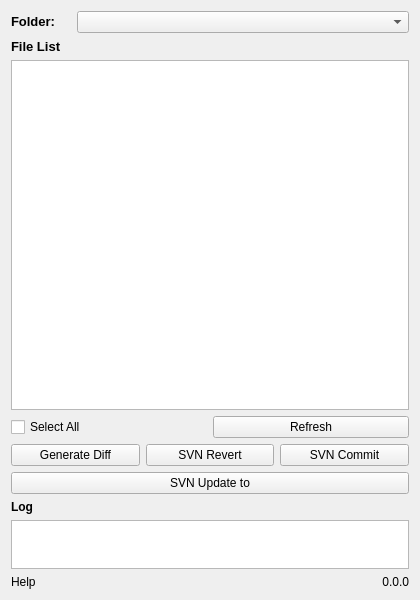
<?xml version="1.0" encoding="UTF-8"?>
<ui version="4.0">
 <class>MainWindow</class>
 <widget class="QMainWindow" name="MainWindow">
  <property name="windowModality">
   <enum>Qt::NonModal</enum>
  </property>
  <property name="geometry">
   <rect>
    <x>0</x>
    <y>0</y>
    <width>420</width>
    <height>600</height>
   </rect>
  </property>
  <property name="contextMenuPolicy">
   <enum>Qt::NoContextMenu</enum>
  </property>
  <property name="windowTitle">
   <string notr="true">Diff_GUI</string>
  </property>
  <property name="windowIcon">
   <iconset resource="res.qrc">
    <normaloff>:/icon/options.ico</normaloff>:/icon/options.ico</iconset>
  </property>
  <property name="windowOpacity">
   <double>1.000000000000000</double>
  </property>
  <property name="autoFillBackground">
   <bool>true</bool>
  </property>
  <property name="dockNestingEnabled">
   <bool>false</bool>
  </property>
  <widget class="QWidget" name="centralWidget">
   <layout class="QGridLayout">
    <property name="sizeConstraint">
     <enum>QLayout::SetDefaultConstraint</enum>
    </property>
    <item row="17" column="0">
     <layout class="QHBoxLayout" name="horizontalLayout_4">
      <item>
       <widget class="QLabel" name="label_help">
        <property name="text">
         <string notr="true">Help</string>
        </property>
        <property name="textFormat">
         <enum>Qt::AutoText</enum>
        </property>
       </widget>
      </item>
      <item>
       <widget class="QLabel" name="label_version">
        <property name="layoutDirection">
         <enum>Qt::LeftToRight</enum>
        </property>
        <property name="text">
         <string>0.0.0</string>
        </property>
        <property name="alignment">
         <set>Qt::AlignRight|Qt::AlignTrailing|Qt::AlignVCenter</set>
        </property>
        <property name="textInteractionFlags">
         <set>Qt::LinksAccessibleByMouse|Qt::TextSelectableByMouse</set>
        </property>
       </widget>
      </item>
     </layout>
    </item>
    <item row="12" column="0">
     <layout class="QHBoxLayout" name="horizontalLayout_3">
      <item>
       <widget class="QPushButton" name="pushButton_svn_up">
        <property name="text">
         <string>SVN Update to</string>
        </property>
       </widget>
      </item>
     </layout>
    </item>
    <item row="3" column="0">
     <widget class="QLabel" name="label_2">
      <property name="text">
       <string>&lt;html&gt;&lt;head/&gt;&lt;body&gt;&lt;p&gt;&lt;span style=&quot; font-size:10pt; font-weight:600;&quot;&gt;File List&lt;/span&gt;&lt;/p&gt;&lt;/body&gt;&lt;/html&gt;</string>
      </property>
     </widget>
    </item>
    <item row="4" column="0">
     <widget class="QListWidget" name="Filelistwidget">
      <property name="sizePolicy">
       <sizepolicy hsizetype="Preferred" vsizetype="Preferred">
        <horstretch>0</horstretch>
        <verstretch>255</verstretch>
       </sizepolicy>
      </property>
      <property name="minimumSize">
       <size>
        <width>0</width>
        <height>350</height>
       </size>
      </property>
      <property name="resizeMode">
       <enum>QListView::Fixed</enum>
      </property>
     </widget>
    </item>
    <item row="0" column="0">
     <layout class="QHBoxLayout" name="horizontalLayout_2">
      <item>
       <widget class="QLabel" name="label_4">
        <property name="maximumSize">
         <size>
          <width>60</width>
          <height>16777215</height>
         </size>
        </property>
        <property name="text">
         <string>&lt;html&gt;&lt;head/&gt;&lt;body&gt;&lt;p&gt;&lt;span style=&quot; font-size:10pt; font-weight:600;&quot;&gt;Folder:&lt;/span&gt;&lt;/p&gt;&lt;/body&gt;&lt;/html&gt;</string>
        </property>
       </widget>
      </item>
      <item>
       <widget class="QComboBox" name="comboBox"/>
      </item>
     </layout>
    </item>
    <item row="5" column="0">
     <layout class="QHBoxLayout" name="horizontalLayout_5">
      <item>
       <widget class="QCheckBox" name="checkBox">
        <property name="text">
         <string>Select All</string>
        </property>
        <property name="tristate">
         <bool>false</bool>
        </property>
       </widget>
      </item>
      <item>
       <widget class="QPushButton" name="pushButton_refresh">
        <property name="maximumSize">
         <size>
          <width>16777215</width>
          <height>16777215</height>
         </size>
        </property>
        <property name="text">
         <string>Refresh</string>
        </property>
       </widget>
      </item>
     </layout>
    </item>
    <item row="14" column="0">
     <widget class="QLabel" name="label_3">
      <property name="text">
       <string>&lt;html&gt;&lt;head/&gt;&lt;body&gt;&lt;p&gt;&lt;span style=&quot; font-weight:600;&quot;&gt;Log&lt;/span&gt;&lt;/p&gt;&lt;/body&gt;&lt;/html&gt;</string>
      </property>
     </widget>
    </item>
    <item row="11" column="0">
     <layout class="QHBoxLayout" name="horizontalLayout">
      <item>
       <widget class="QPushButton" name="pushButton_gen_diff">
        <property name="text">
         <string>Generate Diff</string>
        </property>
       </widget>
      </item>
      <item>
       <widget class="QPushButton" name="pushButton_svn_re">
        <property name="text">
         <string>SVN Revert</string>
        </property>
       </widget>
      </item>
      <item>
       <widget class="QPushButton" name="pushButton_svn_ci">
        <property name="text">
         <string>SVN Commit</string>
        </property>
       </widget>
      </item>
     </layout>
    </item>
    <item row="16" column="0">
     <widget class="QPlainTextEdit" name="LogText">
      <property name="sizePolicy">
       <sizepolicy hsizetype="Preferred" vsizetype="Preferred">
        <horstretch>0</horstretch>
        <verstretch>0</verstretch>
       </sizepolicy>
      </property>
      <property name="minimumSize">
       <size>
        <width>0</width>
        <height>10</height>
       </size>
      </property>
      <property name="baseSize">
       <size>
        <width>0</width>
        <height>30</height>
       </size>
      </property>
     </widget>
    </item>
   </layout>
  </widget>
 </widget>
 <layoutdefault spacing="6" margin="11"/>
 <tabstops>
  <tabstop>pushButton_refresh</tabstop>
  <tabstop>pushButton_gen_diff</tabstop>
  <tabstop>pushButton_svn_re</tabstop>
  <tabstop>pushButton_svn_ci</tabstop>
  <tabstop>pushButton_svn_up</tabstop>
  <tabstop>Filelistwidget</tabstop>
  <tabstop>checkBox</tabstop>
  <tabstop>comboBox</tabstop>
  <tabstop>LogText</tabstop>
 </tabstops>
 <resources>
  <include location="res.qrc"/>
 </resources>
 <connections/>
</ui>
